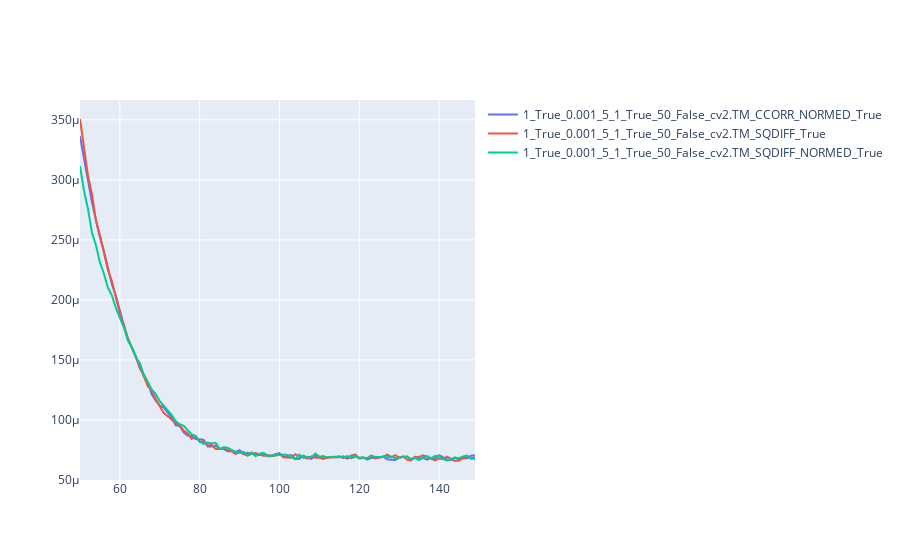

The notebook cell saved with this chart:
### Code cell
import plotly.graph_objs as go
import plotly.express as px

fig = go.Figure()

for combination, losses in results.items():
    scatter = go.Scatter(
        x=list(range(len(losses)))[50:],
        y=losses[50:],
        mode='lines',
        name=combination,
        hovertext=combination
        )
    
    fig.add_trace(scatter)

fig.show()
